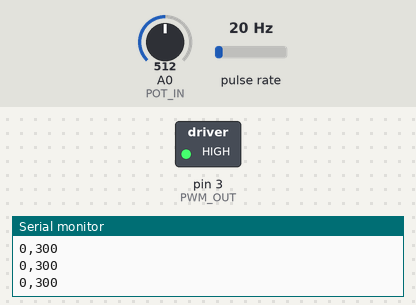
Bench run of a sketch on a simulated Arduino Uno, built with avr-gcc and run on an emulated ATmega328P. Parts: switched loads named in the sketch (green lamp = pin HIGH), the last lines printed to the serial monitor. Wiring (inferred from the names in the program): pulse sensor: data pin 2. Inputs (shaded band) come from the test bench; at power-on: pulse rate 20 Hz, A0 (POT_IN) = 512.

Above: at 1.2 s.
1.3 s: pulse rate (sensor on pin 2) set to 150 Hz
4.3 s: A0 (POT_IN) set to 122
At 6.8 s:
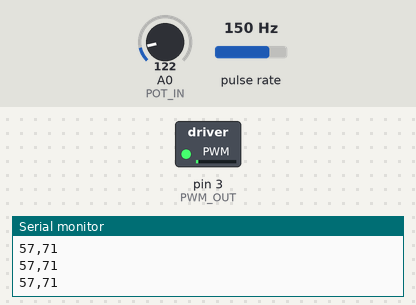
7.3 s: pulse rate (sensor on pin 2) set to 4 Hz
At 7.57 s:
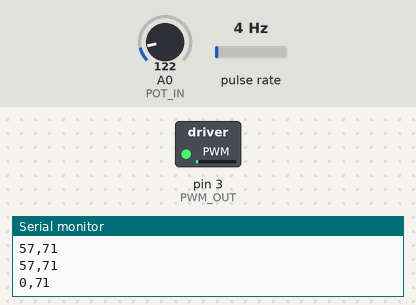
10.3 s: A0 (POT_IN) set to 716
At 10.82 s:
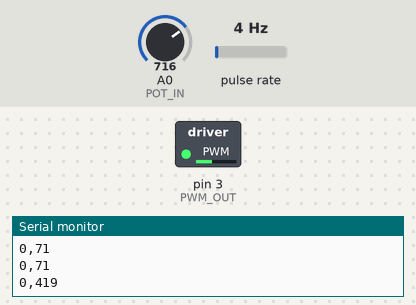
Timing chart, 0 to 13.4 s (numbered marks = the images above; inputs shaded):
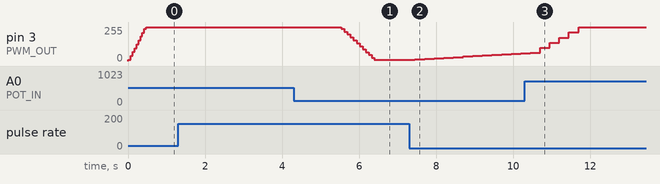

Measured:
- after the input at 4.3 s, pin 3 (PWM_OUT): moves from 255/255 to 10/255 over 0.85 s, starting after 1.2 s
- after the input at 7.3 s, pin 3 (PWM_OUT): moves from 10/255 to 58/255 over 2.8 s, starting after 0.15 s

The sketch:

dc_motor_pid.ino
```cpp
// Program for control of engines using PID algorithm
// Set Point Alterable by Potentiometer

#define PWM_OUT       3
#define ENCODER_A 2
#define POT_IN A0

// Global Variables

int output;           // defines pwm output
int speed;            // engine speed
int lastError = 0;    // declares the last error

int setpoint;
int error = 0;     // current error
int I_error = 0;   // full gain
int D_error = 0;   // derivative gain
float KP = 0.1;    // proportional constant
float KI = 0.0001; // integrative constant
float KD = 0.001;  // derivative constant


void setup() {

  Serial.begin(9600);               // starts serial communication

  pinMode(ENCODER_A, INPUT);        // defines the encoder to send data
  pinMode(POT_IN, INPUT);           // defines the potentiometer to send data and control the set point value
  pinMode(PWM_OUT, OUTPUT);         // sets port 3 for sending PWM signal for speed control

  output = 10;                      // sets an initial value for pwm_valor
  analogWrite(PWM_OUT, output);     // controls the pwm value through port 3 output
}

void loop() {
   // calculates the set point value from the analogue reading of the potentiometer
  setpoint = map(analogRead(POT_IN), 0,1023,0,600);

// performs the encoder reading and transforms the pulse value into speed
  speed = 19.1*((60*1000*10) / pulseIn(ENCODER_A, HIGH));

  error = setpoint - speed; // calculates the error value

  I_error += error; // error summary
  D_error = lastError - error; // error variation

  // as this loop will be called regularly, we can
  // assume that dt is constant and not include it in the accounts above.
  // dt is next to KP, KI, KD, implicitly.

  // Implementation of the PID Algorithm
  output += KP*error + KI*I_error + KD*D_error;

  // limits control output to pwm valed values (10-255)
  output = constrain(output, 10, 255);

  // sends the signal to the "motor"
  analogWrite(PWM_OUT, output);

  // prints the speed and setpoint values.
  // RPM values
  // use the graphics function of the serial monitor!
  Serial.print(speed);
  Serial.print(",");
  Serial.println(setpoint);
}
```
